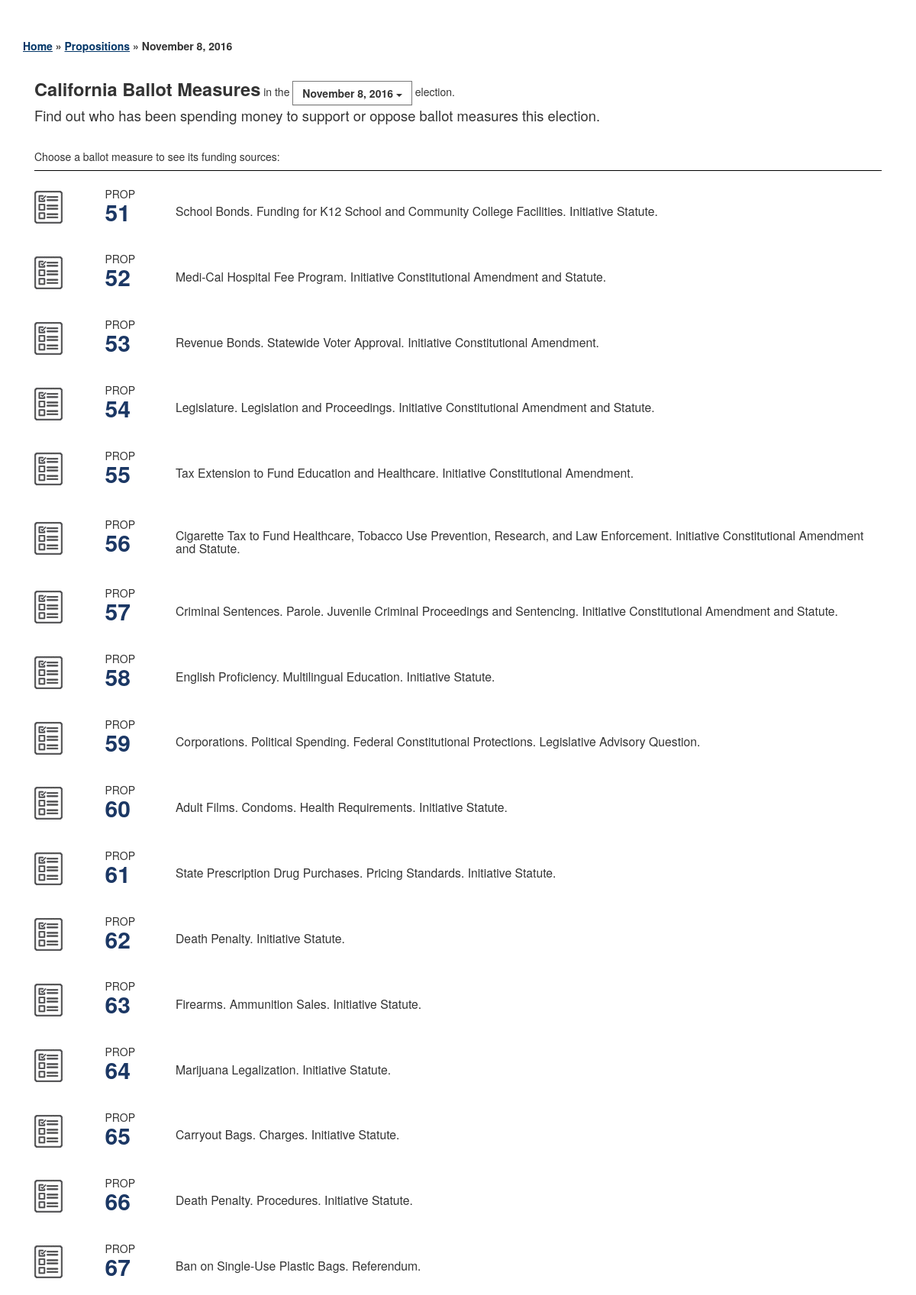
Before: / with the older database file.
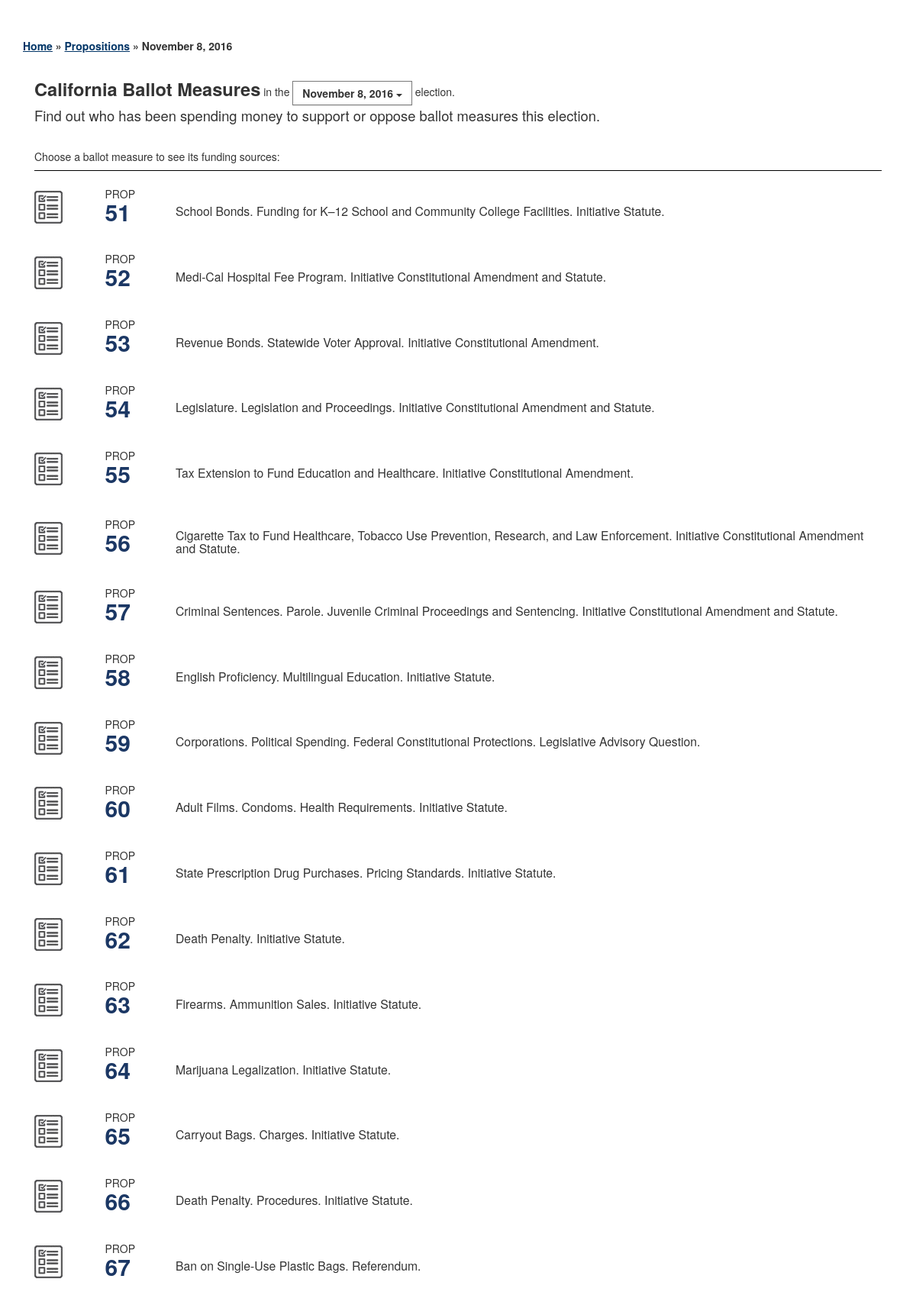
After: the same page with the newer database file.
### tables this page shows
CREATE TABLE `caballot_proposition_languages` (
  `PropositionID` bigint(20) NOT NULL,
  `Language` char(2) NOT NULL,
  `Title` text NOT NULL,
  `Summary` text NOT NULL,
  `WhatYourVoteMeansYes` text NOT NULL,
  `WhatYourVoteMeansNo` text NOT NULL,
  `ArgumentsPro` text NOT NULL,
  `ArgumentsCon` text NOT NULL,
  `AdditionalInformationFor` text NOT NULL,
  `AdditionalInformationAgainst` text NOT NULL,
  PRIMARY KEY (`PropositionID`,`Language`)
);

CREATE TABLE `caballot_propositions` (
  `PropositionID` bigint(20) NOT NULL,
  `Cycle` smallint(6) NOT NULL,
  `Election` date NOT NULL,
  `Target` varchar(250) NOT NULL DEFAULT '',
  `Number` varchar(10) NOT NULL DEFAULT '',
  `Name` varchar(250) NOT NULL DEFAULT '',
  `Amount` bigint(20) NOT NULL DEFAULT '0',
  `AmountYes` bigint(20) NOT NULL DEFAULT '0',
  `AmountNo` bigint(20) NOT NULL DEFAULT '0',
  `AmountYesIn` bigint(20) NOT NULL DEFAULT '0',
  `AmountYesOut` bigint(20) NOT NULL DEFAULT '0',
  `AmountNoIn` bigint(20) NOT NULL DEFAULT '0',
  `AmountNoOut` bigint(20) NOT NULL DEFAULT '0',
  `PercentYes` float NOT NULL DEFAULT '0',
  `PercentNo` float NOT NULL DEFAULT '0',
  `PercentYesIn` float NOT NULL DEFAULT '0',
  `PercentYesOut` float NOT NULL DEFAULT '0',
  `PercentNoIn` float NOT NULL DEFAULT '0',
  `PercentNoOut` float NOT NULL DEFAULT '0',
  PRIMARY KEY (`PropositionID`),
  UNIQUE KEY `ElectionTarget` (`Election`,`Target`),
  KEY `Target` (`Target`),
  KEY `Cycle` (`Cycle`)
);

### application/controllers/propositions.php (called while the page is built, shortened)
<?php if ( ! defined('BASEPATH')) exit('No direct script access allowed');
class Propositions extends CI_Controller {
    public function index()
    {
        $this->load->model('proposition');
        $election_date = "2016-11-08";
        $this->load_propositions($election_date);
    }
    private function load_propositions($election_date) {
        $this->load->model('proposition');
        $data['propositions'] = $this->proposition->get_propositions_by_election_date($election_date);
        $data['elections'] = $this->proposition->get_election_dates();
        $data['election_date'] = $election_date;
       $this->load->view('header');
       $this->load->view('propositions', $data);
       $this->load->view('footer');
    }
}

### index.php (called while the page is built, shortened)
<?php
require_once BASEPATH.'core/CodeIgniter.php';

### application/models/proposition.php (called while the page is built, shortened)
<?php
class Proposition extends CI_Model
{
    function get_propositions_by_election_date($date)
    {
        $results = array();
        $query = $this->db->query(
            "select props.PropositionID, number, Title as name, Election
            from caballot_propositions props
            join caballot_proposition_languages lang
            on props.PropositionID = lang.PropositionID
            where Election = '".$date."'"
        );
        $results['propositions'] = $query->result();
        $results['propositions_count'] = count($results['propositions']);
        return $results;
    }
    function get_election_dates()
    {
        $results = array();
        $this->db->distinct();
        $this->db->select('Election');
        $this->db->order_by("Election", "desc");
        $query = $this->db->get('caballot_propositions');
        $results['proposition_elections'] = $query->result();
        $results['propositions_count'] = count($results['proposition_elections']);
        return $results;
    }
}

### application/views/propositions.php (the view, shortened to what this page needs)
<div style="margin-top: 30px; padding-top: 30px; padding-left: 15px;">
    <div style="display: inline;"><span
            style="font-size: 1.688em;font-weight:bold;">California Ballot Measures</span><span
            style="font-size: 14px;"> in the </span></div>
    <div class="dropdown" style="display: inline;">
        <button class="btn btn-default dropdown-toggle prop_dropdown" type="button" id="dropdownMenu1"
                data-toggle="dropdown" aria- haspopup="true" aria-expanded="true">
            <?php
            echo date('F j, Y', strtotime($election_date));
            ?>
            <span class="caret"></span>
        </button>
    </div>
    <div style="display: inline;">election.</div>
</div>
<div style="padding: 0px 15px;font-size: 1.313em;">
    Find out who has been spending money to support or oppose ballot measures this election.
</div>
<div style="margin: 15px 15px 5px;border-bottom: 1px solid #000000;padding: 15px 0px 8px;">
    Choose a ballot measure to see its funding sources:
</div>
<?php foreach ($propositions['propositions'] as $proposition_item): ?>
    <div class="row no-gutter" style="padding: 15px;  display: flex; align-items: center;">
        <div class="col-sm-1 hidden-xs" style="text-align: left;  vertical-align: top;">
			<a href="<?php echo base_url() . 'propositions/' . $proposition_item->Election . '/' . $proposition_item->number ?>">
				<img alt="" src="<?php echo base_url(); ?>static/images/ballot_icon.jpg"/>
			</a>
        </div>
        <div class="col-sm-1 col-xs-12">
            <div style="float: left;margin-right: 25px;">
                <div>
                    PROP
                </div>
                <div style="margin-top: -7px;">
                    <a href="<?php echo base_url() . 'propositions/' . $proposition_item->Election . '/' . $proposition_item->number ?>"
                       style="font-size: 30px;font-weight: bold;color: #1b3764;"><?php echo $proposition_item->number ?></a>
                </div>
            </div>
        </div>
        <div class="col-sm-10 col-xs-12">
            <div>
                <a href="<?php echo base_url() . 'propositions/' . $proposition_item->Election . '/' . $proposition_item->number ?>">
					<h1 style="font-size:1.125em;color:#333;">
						<?php echo $proposition_item->name ?>
					</h1>
				</a>
            </div>
        </div>
    </div>
<?php endforeach ?>

Changed rows visible on the page:
changed caballot_proposition_languages: Title "School Bonds. Funding for K12 School and Community College Facilities. Initiative Statute." → "School Bonds. Funding for K–12 School and Community College Facilities. Initiative Statute."
